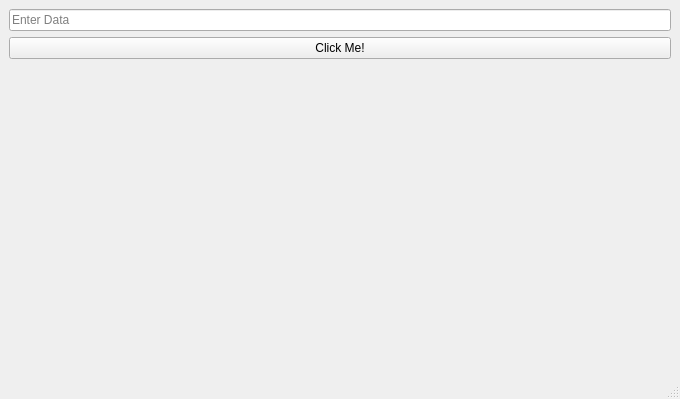
<?xml version="1.0" encoding="UTF-8"?>
<ui version="4.0">
 <class>MainWindow</class>
 <widget class="QMainWindow" name="MainWindow">
  <property name="geometry">
   <rect>
    <x>0</x>
    <y>0</y>
    <width>680</width>
    <height>399</height>
   </rect>
  </property>
  <property name="windowTitle">
   <string>MainWindow</string>
  </property>
  <widget class="QWidget" name="centralwidget">
   <layout class="QGridLayout" name="gridLayout">
    <item row="1" column="0">
     <widget class="QPushButton" name="pushButton">
      <property name="text">
       <string>Click Me!</string>
      </property>
     </widget>
    </item>
    <item row="3" column="0">
     <widget class="QLabel" name="label">
      <property name="text">
       <string/>
      </property>
     </widget>
    </item>
    <item row="0" column="0">
     <widget class="QLineEdit" name="lineEdit">
      <property name="placeholderText">
       <string>Enter Data</string>
      </property>
     </widget>
    </item>
    <item row="2" column="0">
     <spacer name="verticalSpacer">
      <property name="orientation">
       <enum>Qt::Orientation::Vertical</enum>
      </property>
      <property name="sizeHint" stdset="0">
       <size>
        <width>20</width>
        <height>40</height>
       </size>
      </property>
     </spacer>
    </item>
   </layout>
  </widget>
  <widget class="QMenuBar" name="menubar">
   <property name="geometry">
    <rect>
     <x>0</x>
     <y>0</y>
     <width>680</width>
     <height>21</height>
    </rect>
   </property>
  </widget>
  <widget class="QStatusBar" name="statusbar"/>
 </widget>
 <resources/>
 <connections/>
</ui>
